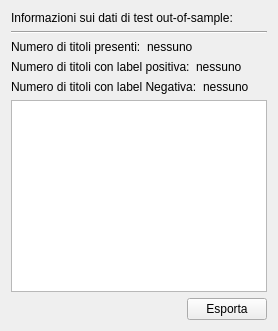
      <widget class="QWidget" name="Test">
       <attribute name="title">
        <string>Test</string>
       </attribute>
       <layout class="QVBoxLayout" name="verticalLayout_4">
        <item>
         <widget class="QLabel" name="label_27">
          <property name="text">
           <string>Informazioni sui dati di test out-of-sample:</string>
          </property>
         </widget>
        </item>
        <item>
         <widget class="Line" name="line_5">
          <property name="orientation">
           <enum>Qt::Horizontal</enum>
          </property>
         </widget>
        </item>
        <item>
         <layout class="QFormLayout" name="formLayout_8">
          <item row="0" column="1">
           <widget class="QLabel" name="label_test_total">
            <property name="text">
             <string>nessuno</string>
            </property>
           </widget>
          </item>
          <item row="0" column="0">
           <widget class="QLabel" name="label_23">
            <property name="text">
             <string>Numero di titoli presenti:</string>
            </property>
           </widget>
          </item>
         </layout>
        </item>
        <item>
         <layout class="QFormLayout" name="formLayout_9">
          <item row="0" column="0">
           <widget class="QLabel" name="label_24">
            <property name="text">
             <string>Numero di titoli con label positiva:</string>
            </property>
           </widget>
          </item>
          <item row="0" column="1">
           <widget class="QLabel" name="label_test_positive">
            <property name="text">
             <string>nessuno</string>
            </property>
           </widget>
          </item>
         </layout>
        </item>
        <item>
         <layout class="QFormLayout" name="formLayout_10">
          <item row="0" column="0">
           <widget class="QLabel" name="label_25">
            <property name="text">
             <string>Numero di titoli con label Negativa:</string>
            </property>
           </widget>
          </item>
          <item row="0" column="1">
           <widget class="QLabel" name="label_test_negative">
            <property name="text">
             <string>nessuno</string>
            </property>
           </widget>
          </item>
         </layout>
        </item>
        <item>
         <widget class="QTableView" name="table_test"/>
        </item>
        <item>
         <layout class="QHBoxLayout" name="horizontalLayout_3">
          <item>
           <spacer name="horizontalSpacer_3">
            <property name="orientation">
             <enum>Qt::Horizontal</enum>
            </property>
            <property name="sizeHint" stdset="0">
             <size>
              <width>40</width>
              <height>20</height>
             </size>
            </property>
           </spacer>
          </item>
          <item>
           <widget class="QPushButton" name="test_export">
            <property name="text">
             <string>Esporta</string>
            </property>
           </widget>
          </item>
         </layout>
        </item>
       </layout>
      </widget>
